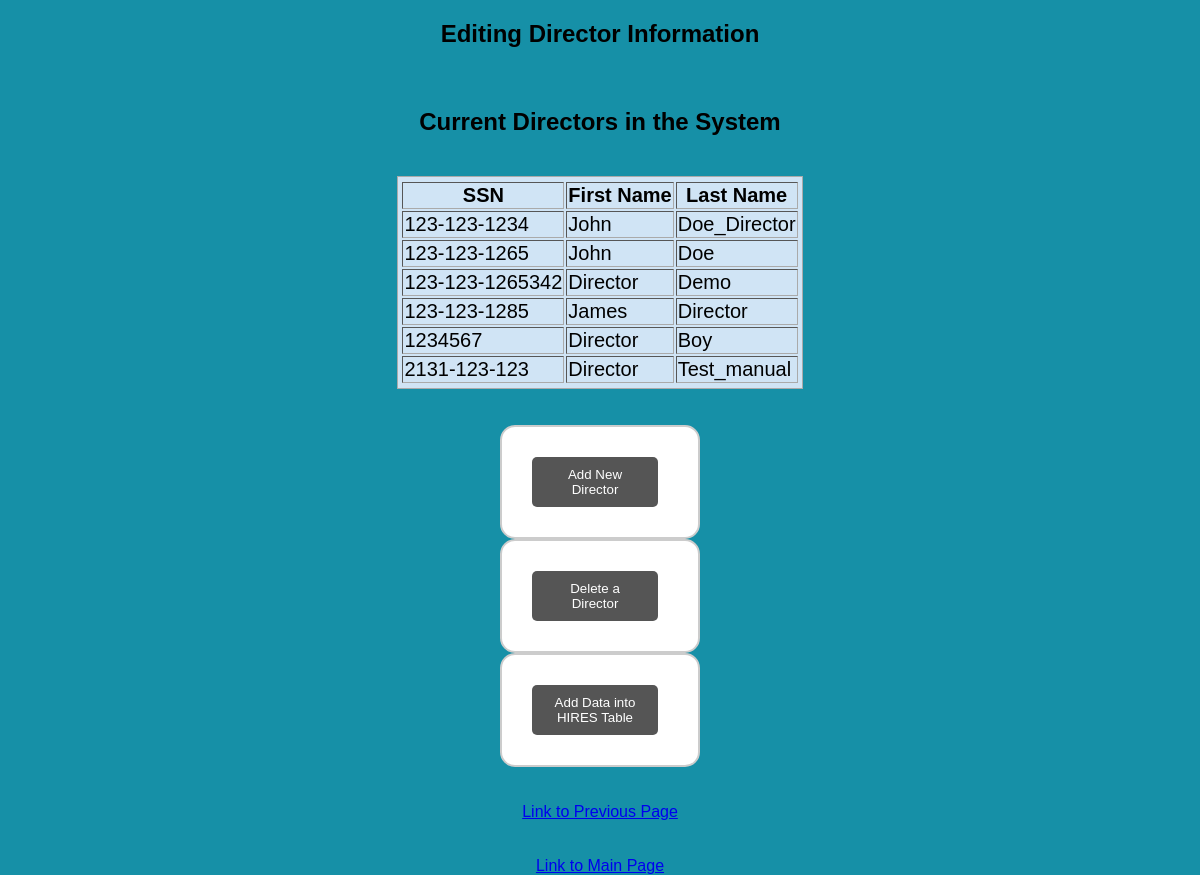
The app's page /DBMS_Project/admin_editEntertainment/admin_editDirector.php with its own data.
### tables this page shows
CREATE TABLE `director` (
  `ssn` varchar(15) NOT NULL,
  `fname` varchar(15) NOT NULL,
  `lname` varchar(15) NOT NULL
);

### DBMS_Project/admin_editEntertainment/admin_editDirector.php (the view, shortened to what this page needs)
<!DOCTYPE html>
<html>
<head>
	<link rel="stylesheet" type="text/css" href="./../style.css">
</head>
<body style = "flex-direction: column; justify-content:normal">
	<h2>Editing Director Information </h2>
	<h2>Current Directors in the System</h2>
	<?php
		$connection = mysqli_connect("localhost", "root", "","entertainment_db");
		$result = mysqli_query($connection, "SELECT * FROM director");
		echo "<table style = \"background: #D0E4F5;border: 1px solid #AAAAAA;
		padding: 3px 2px;font-size: 20px;\" border = '1'>
			<tr>
			<th>SSN</th>
			<th>First Name</th>
			<th>Last Name</th>
			</tr>";
		while($row = mysqli_fetch_array($result))
		{
			echo "<tr>";
			echo "<td>" . $row['ssn'] . "</td>";
			echo "<td>" . $row['fname'] . "</td>";
			echo "<td>" . $row['lname'] . "</td>";
			echo "</tr>";
		}
		echo "</table>";
	?>
	<br><br>
	<form style = "width: 200px" action=""  method="post">
	<button name = "addNewDirector" style = "float:middle"  type="submit">Add New Director
	</button>
	</form>
	<form style = "width: 200px" action=""  method="post">
	<button name = "deleteDirector" type="submit">Delete a Director</button>
	</form>
	<form style = "width: 200px" action=""  method="post">
	<button name = "updateExistingDirector" type="submit">Add Data into HIRES Table</button>
	</form>
	<br><br>
	<a href="admin_editInfo.php">Link to Previous Page</a>	<br><br>
    <a href="./../index.php">Link to Main Page</a>
</body>
</html>

### DBMS_Project/style.css (style rules this page uses)
body { background: #1690A7; display: flex; justify-content: center; align-items: center; height: 100vh; margin: auto }
* { font-family: sans-serif; box-sizing: border-box; }
form { width: 500px; border: 2px solid #ccc; padding: 30px; background: #fff; border-radius: 15px; }
h2 { text-align: center; margin-bottom: 40px; }
button { float: right; background: #555; padding: 10px 15px; color: #fff; border-radius: 5px; margin-right: 10px; border: none; }
table { background: #D0E4F5; }

### records on screen
director: ssn "123-123-1234", fname "John", lname "Doe_Director"
director: ssn "123-123-1265", fname "John", lname "Doe"
director: ssn "123-123-1265342", fname "Director", lname "Demo"
director: ssn "123-123-1285", fname "James", lname "Director"
director: ssn "1234567", fname "Director", lname "Boy"
director: ssn "2131-123-123", fname "Director", lname "Test_manual"
